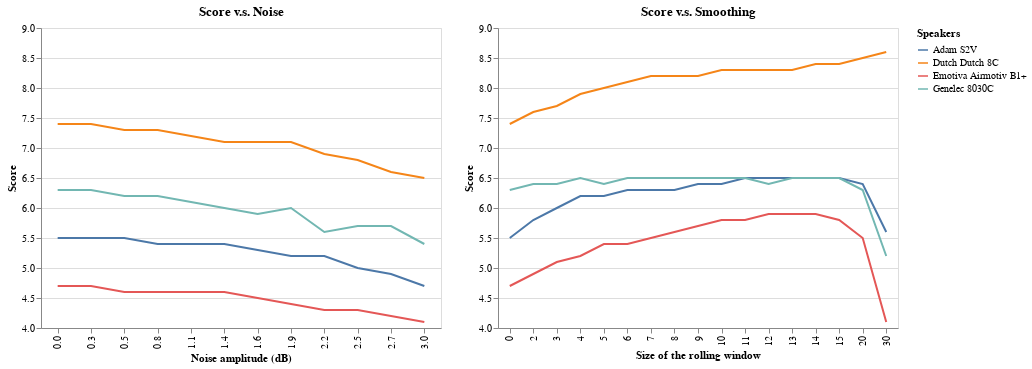

The notebook cell saved with this chart:
### Code cell
chart_noise | chart_smooth

### Figure 1 — Vega-Lite specification as saved in the notebook (floating-point values rounded to 4 significant figures)
{"config": {"view": {"continuousWidth": 400, "continuousHeight": 300}}, "hconcat": [{"data": {"name": "data-a3db4f37d42400423a95337a01e17fd8"}, "mark": "line", "encoding": {"color": {"type": "nominal", "field": "Speakers"}, "x": {"type": "nominal", "axis": {"format": ".1f", "title": "Noise amplitude (dB)"}, "field": "Amplitude"}, "y": {"type": "quantitative", "field": "Score", "scale": {"domain": [4, 9]}}}, "title": "Score v.s. Noise", "width": 400}, {"data": {"name": "data-2a9cecc4e7cec965350b078080bd9872"}, "mark": "line", "encoding": {"color": {"type": "nominal", "field": "Speakers"}, "x": {"type": "nominal", "axis": {"title": "Size of the rolling window"}, "field": "Window"}, "y": {"type": "quantitative", "field": "Score", "scale": {"domain": [4, 9]}}}, "title": "Score v.s. Smoothing", "width": 400}], "$schema": "https://vega.github.io/schema/vega-lite/v4.8.1.json", "datasets": {"data-a3db4f37d42400423a95337a01e17fd8": [{"Amplitude": 0.0, "Speakers": "Adam S2V", "Score": 5.5}, {"Amplitude": 0.2727, "Speakers": "Adam S2V", "Score": 5.5}, {"Amplitude": 0.5455, "Speakers": "Adam S2V", "Score": 5.5}, {"Amplitude": 0.8182, "Speakers": "Adam S2V", "Score": 5.4}, {"Amplitude": 1.091, "Speakers": "Adam S2V", "Score": 5.4}, {"Amplitude": 1.364, "Speakers": "Adam S2V", "Score": 5.4}, {"Amplitude": 1.636, "Speakers": "Adam S2V", "Score": 5.3}, {"Amplitude": 1.909, "Speakers": "Adam S2V", "Score": 5.2}, {"Amplitude": 2.182, "Speakers": "Adam S2V", "Score": 5.2}, {"Amplitude": 2.455, "Speakers": "Adam S2V", "Score": 5.0}, {"Amplitude": 2.727, "Speakers": "Adam S2V", "Score": 4.9}, {"Amplitude": 3.0, "Speakers": "Adam S2V", "Score": 4.7}, {"Amplitude": 0.0, "Speakers": "Emotiva Airmotiv B1+", "Score": 4.7}, {"Amplitude": 0.2727, "Speakers": "Emotiva Airmotiv B1+", "Score": 4.7}, {"Amplitude": 0.5455, "Speakers": "Emotiva Airmotiv B1+", "Score": 4.6}, {"Amplitude": 0.8182, "Speakers": "Emotiva Airmotiv B1+", "Score": 4.6}, {"Amplitude": 1.091, "Speakers": "Emotiva Airmotiv B1+", "Score": 4.6}, {"Amplitude": 1.364, "Speakers": "Emotiva Airmotiv B1+", "Score": 4.6}, {"Amplitude": 1.636, "Speakers": "Emotiva Airmotiv B1+", "Score": 4.5}, {"Amplitude": 1.909, "Speakers": "Emotiva Airmotiv B1+", "Score": 4.4}, {"Amplitude": 2.182, "Speakers": "Emotiva Airmotiv B1+", "Score": 4.3}, {"Amplitude": 2.455, "Speakers": "Emotiva Airmotiv B1+", "Score": 4.3}, {"Amplitude": 2.727, "Speakers": "Emotiva Airmotiv B1+", "Score": 4.2}, {"Amplitude": 3.0, "Speakers": "Emotiva Airmotiv B1+", "Score": 4.1}, {"Amplitude": 0.0, "Speakers": "Genelec 8030C", "Score": 6.3}, {"Amplitude": 0.2727, "Speakers": "Genelec 8030C", "Score": 6.3}, {"Amplitude": 0.5455, "Speakers": "Genelec 8030C", "Score": 6.2}, {"Amplitude": 0.8182, "Speakers": "Genelec 8030C", "Score": 6.2}, {"Amplitude": 1.091, "Speakers": "Genelec 8030C", "Score": 6.1}, {"Amplitude": 1.364, "Speakers": "Genelec 8030C", "Score": 6.0}, {"Amplitude": 1.636, "Speakers": "Genelec 8030C", "Score": 5.9}, {"Amplitude": 1.909, "Speakers": "Genelec 8030C", "Score": 6.0}, {"Amplitude": 2.182, "Speakers": "Genelec 8030C", "Score": 5.6}, {"Amplitude": 2.455, "Speakers": "Genelec 8030C", "Score": 5.7}, {"Amplitude": 2.727, "Speakers": "Genelec 8030C", "Score": 5.7}, {"Amplitude": 3.0, "Speakers": "Genelec 8030C", "Score": 5.4}, {"Amplitude": 0.0, "Speakers": "Dutch Dutch 8C", "Score": 7.4}, {"Amplitude": 0.2727, "Speakers": "Dutch Dutch 8C", "Score": 7.4}, {"Amplitude": 0.5455, "Speakers": "Dutch Dutch 8C", "Score": 7.3}, {"Amplitude": 0.8182, "Speakers": "Dutch Dutch 8C", "Score": 7.3}, {"Amplitude": 1.091, "Speakers": "Dutch Dutch 8C", "Score": 7.2}, {"Amplitude": 1.364, "Speakers": "Dutch Dutch 8C", "Score": 7.1}, {"Amplitude": 1.636, "Speakers": "Dutch Dutch 8C", "Score": 7.1}, {"Amplitude": 1.909, "Speakers": "Dutch Dutch 8C", "Score": 7.1}, {"Amplitude": 2.182, "Speakers": "Dutch Dutch 8C", "Score": 6.9}, {"Amplitude": 2.455, "Speakers": "Dutch Dutch 8C", "Score": 6.8}, {"Amplitude": 2.727, "Speakers": "Dutch Dutch 8C", "Score": 6.6}, {"Amplitude": 3.0, "Speakers": "Dutch Dutch 8C", "Score": 6.5}], "data-2a9cecc4e7cec965350b078080bd9872": [{"Window": 0, "Speakers": "Adam S2V", "Score": 5.5}, {"Window": 2, "Speakers": "Adam S2V", "Score": 5.8}, {"Window": 3, "Speakers": "Adam S2V", "Score": 6.0}, {"Window": 4, "Speakers": "Adam S2V", "Score": 6.2}, {"Window": 5, "Speakers": "Adam S2V", "Score": 6.2}, {"Window": 6, "Speakers": "Adam S2V", "Score": 6.3}, {"Window": 7, "Speakers": "Adam S2V", "Score": 6.3}, {"Window": 8, "Speakers": "Adam S2V", "Score": 6.3}, {"Window": 9, "Speakers": "Adam S2V", "Score": 6.4}, {"Window": 10, "Speakers": "Adam S2V", "Score": 6.4}, {"Window": 11, "Speakers": "Adam S2V", "Score": 6.5}, {"Window": 12, "Speakers": "Adam S2V", "Score": 6.5}, {"Window": 13, "Speakers": "Adam S2V", "Score": 6.5}, {"Window": 14, "Speakers": "Adam S2V", "Score": 6.5}, {"Window": 15, "Speakers": "Adam S2V", "Score": 6.5}, {"Window": 20, "Speakers": "Adam S2V", "Score": 6.4}, {"Window": 30, "Speakers": "Adam S2V", "Score": 5.6}, {"Window": 0, "Speakers": "Emotiva Airmotiv B1+", "Score": 4.7}, {"Window": 2, "Speakers": "Emotiva Airmotiv B1+", "Score": 4.9}, {"Window": 3, "Speakers": "Emotiva Airmotiv B1+", "Score": 5.1}, {"Window": 4, "Speakers": "Emotiva Airmotiv B1+", "Score": 5.2}, {"Window": 5, "Speakers": "Emotiva Airmotiv B1+", "Score": 5.4}, {"Window": 6, "Speakers": "Emotiva Airmotiv B1+", "Score": 5.4}, {"Window": 7, "Speakers": "Emotiva Airmotiv B1+", "Score": 5.5}, {"Window": 8, "Speakers": "Emotiva Airmotiv B1+", "Score": 5.6}, {"Window": 9, "Speakers": "Emotiva Airmotiv B1+", "Score": 5.7}, {"Window": 10, "Speakers": "Emotiva Airmotiv B1+", "Score": 5.8}, {"Window": 11, "Speakers": "Emotiva Airmotiv B1+", "Score": 5.8}, {"Window": 12, "Speakers": "Emotiva Airmotiv B1+", "Score": 5.9}, {"Window": 13, "Speakers": "Emotiva Airmotiv B1+", "Score": 5.9}, {"Window": 14, "Speakers": "Emotiva Airmotiv B1+", "Score": 5.9}, {"Window": 15, "Speakers": "Emotiva Airmotiv B1+", "Score": 5.8}, {"Window": 20, "Speakers": "Emotiva Airmotiv B1+", "Score": 5.5}, {"Window": 30, "Speakers": "Emotiva Airmotiv B1+", "Score": 4.1}, {"Window": 0, "Speakers": "Genelec 8030C", "Score": 6.3}, {"Window": 2, "Speakers": "Genelec 8030C", "Score": 6.4}, {"Window": 3, "Speakers": "Genelec 8030C", "Score": 6.4}, {"Window": 4, "Speakers": "Genelec 8030C", "Score": 6.5}, {"Window": 5, "Speakers": "Genelec 8030C", "Score": 6.4}, {"Window": 6, "Speakers": "Genelec 8030C", "Score": 6.5}, {"Window": 7, "Speakers": "Genelec 8030C", "Score": 6.5}, {"Window": 8, "Speakers": "Genelec 8030C", "Score": 6.5}, {"Window": 9, "Speakers": "Genelec 8030C", "Score": 6.5}, {"Window": 10, "Speakers": "Genelec 8030C", "Score": 6.5}, {"Window": 11, "Speakers": "Genelec 8030C", "Score": 6.5}, {"Window": 12, "Speakers": "Genelec 8030C", "Score": 6.4}, {"Window": 13, "Speakers": "Genelec 8030C", "Score": 6.5}, {"Window": 14, "Speakers": "Genelec 8030C", "Score": 6.5}, {"Window": 15, "Speakers": "Genelec 8030C", "Score": 6.5}, {"Window": 20, "Speakers": "Genelec 8030C", "Score": 6.3}, {"Window": 30, "Speakers": "Genelec 8030C", "Score": 5.2}, {"Window": 0, "Speakers": "Dutch Dutch 8C", "Score": 7.4}, {"Window": 2, "Speakers": "Dutch Dutch 8C", "Score": 7.6}, {"Window": 3, "Speakers": "Dutch Dutch 8C", "Score": 7.7}, {"Window": 4, "Speakers": "Dutch Dutch 8C", "Score": 7.9}, {"Window": 5, "Speakers": "Dutch Dutch 8C", "Score": 8.0}, {"Window": 6, "Speakers": "Dutch Dutch 8C", "Score": 8.1}, {"Window": 7, "Speakers": "Dutch Dutch 8C", "Score": 8.2}, {"Window": 8, "Speakers": "Dutch Dutch 8C", "Score": 8.2}, {"Window": 9, "Speakers": "Dutch Dutch 8C", "Score": 8.2}, {"Window": 10, "Speakers": "Dutch Dutch 8C", "Score": 8.3}, {"Window": 11, "Speakers": "Dutch Dutch 8C", "Score": 8.3}, {"Window": 12, "Speakers": "Dutch Dutch 8C", "Score": 8.3}, {"Window": 13, "Speakers": "Dutch Dutch 8C", "Score": 8.3}, {"Window": 14, "Speakers": "Dutch Dutch 8C", "Score": 8.4}, {"Window": 15, "Speakers": "Dutch Dutch 8C", "Score": 8.4}, {"Window": 20, "Speakers": "Dutch Dutch 8C", "Score": 8.5}, {"Window": 30, "Speakers": "Dutch Dutch 8C", "Score": 8.6}]}}
